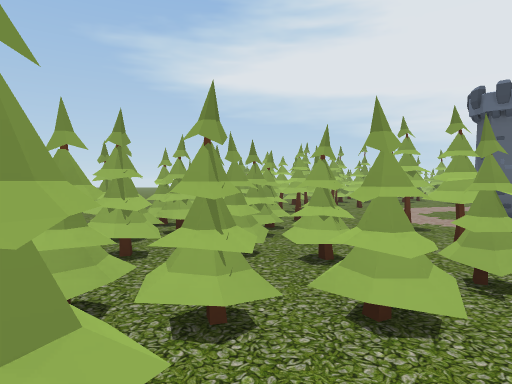
view 1 (above)

20 first-person views from a walk through a Unity game level. The camera is 1.5 m above the floor, tilts 2° down and sees 75° across. The floor is counted in squares, 2 m on a side. Each view is taken from the middle of a square. On the plan, view 1 faces up. The plan holds only what a view shows up to about 11 squares ahead; the rest is blank. The place goes on beyond the plan. Some animated figures are not drawn.

view 2
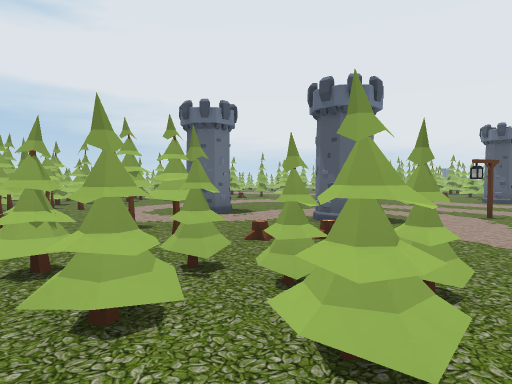

view 3
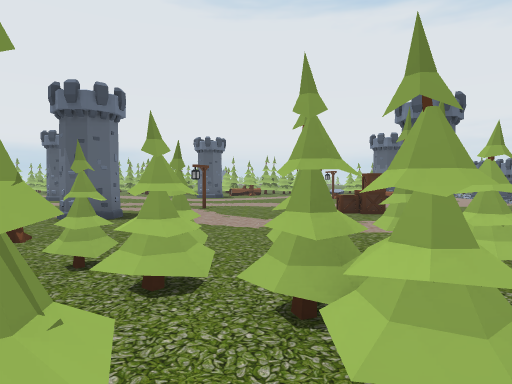

view 4
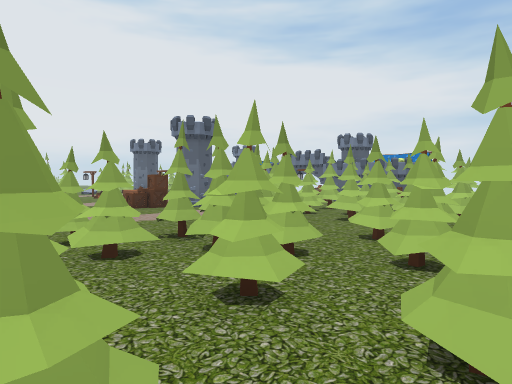

view 5
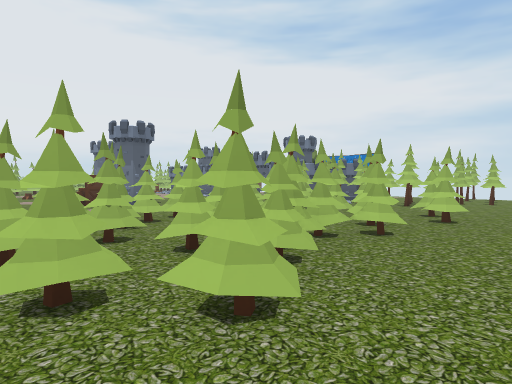

view 6
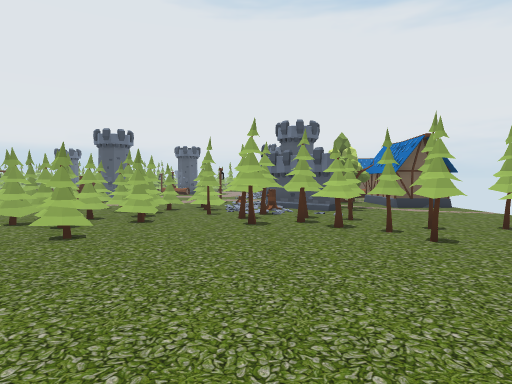

view 7
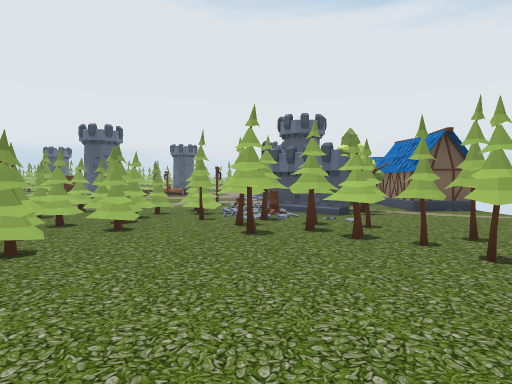

view 8
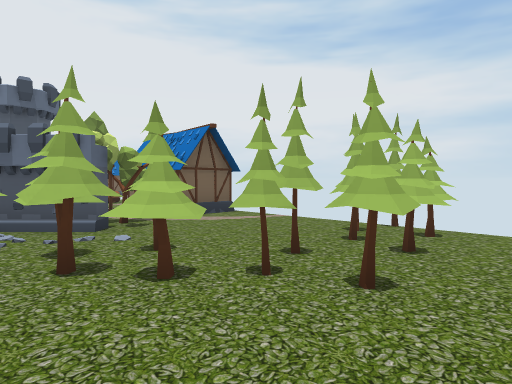

view 9
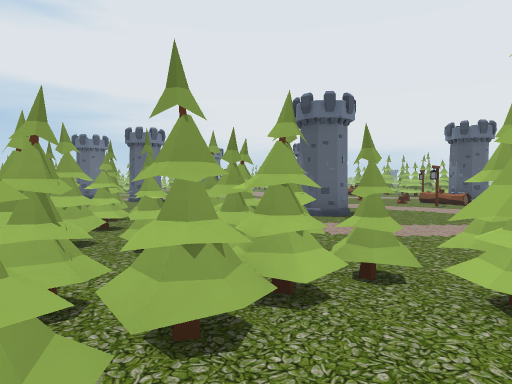

view 10
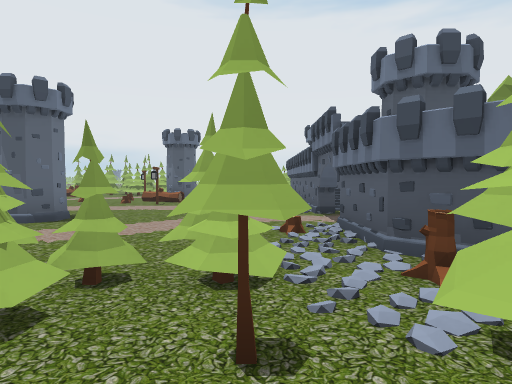

view 11
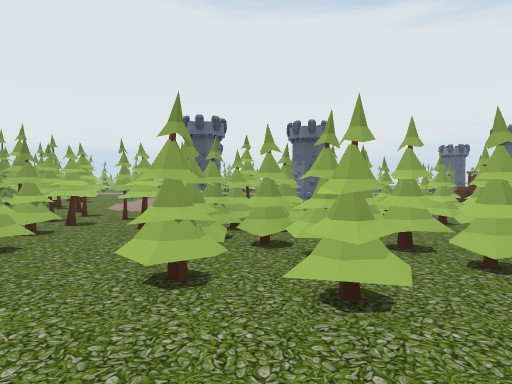

view 12
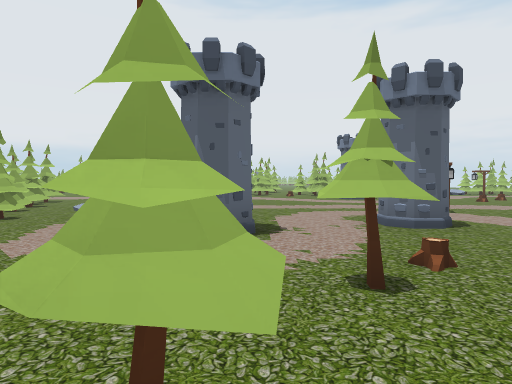

view 13
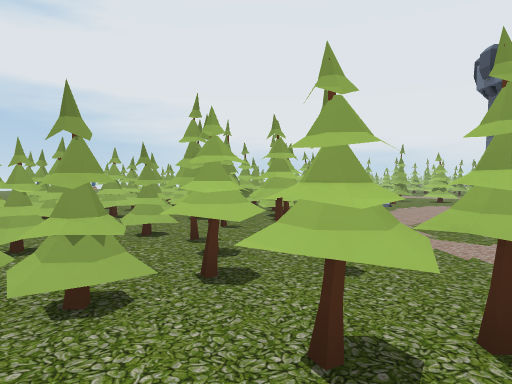

view 14
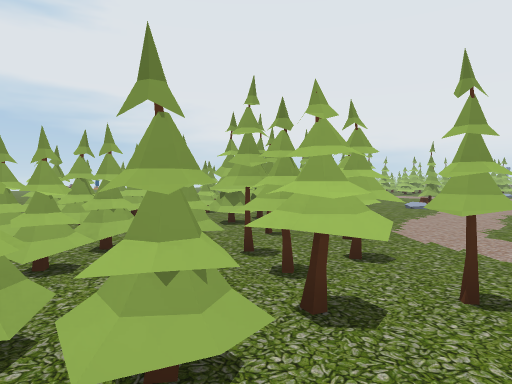

view 15
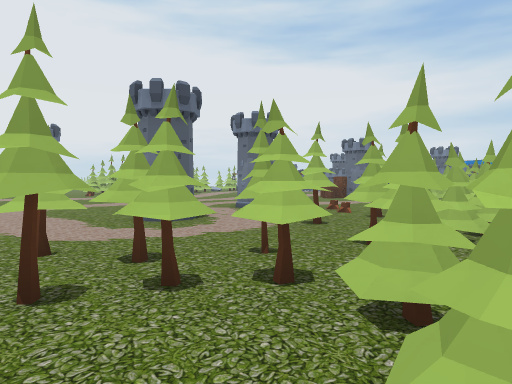

view 16
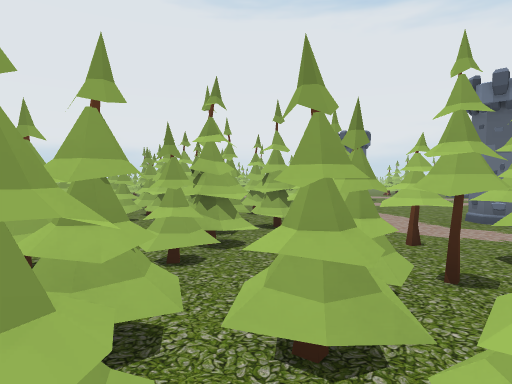

view 17
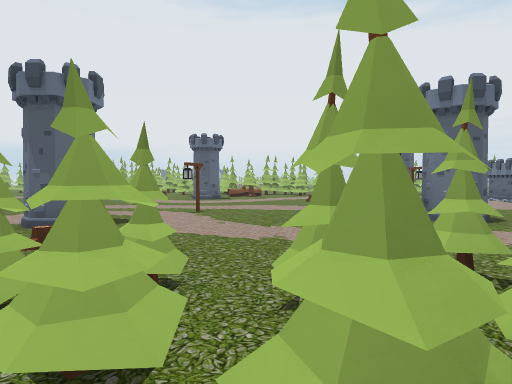

view 18
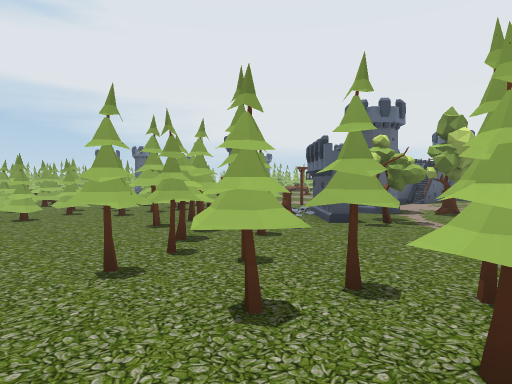

view 19
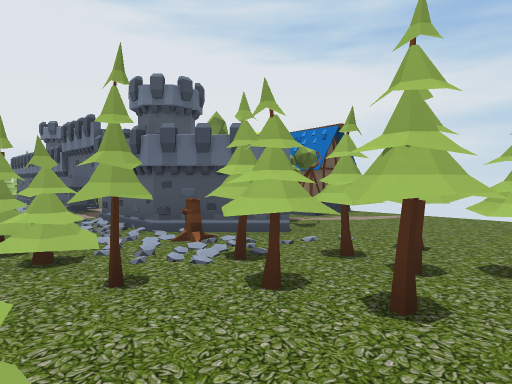

view 20
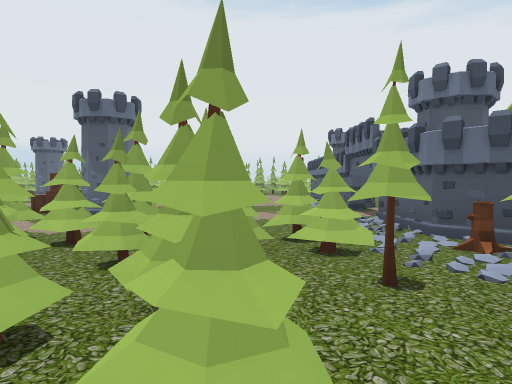

### Floor plan
Key: @ floor where view 1 was taken; # wall or solid block; x gap in a wall; . floor; / step, stairs or slope; = window, fence, low wall or low ledge; ^ raised ledge; v drop or lower ground; T thing the floor can be seen under or through; O other object.
Columns run from 6 left of view 1 to 14 right of it. Each row starts with its distance up from view 1.
 12       #  #### ^#.
 11      .## ##.#....
 10      .####^......
  9      ##^#^.......
  8      =#^........
  7   ....^....O....
  6   ..#..^...O......
  5  ....##=x.........
  4   .##=##..........
  3    .#####/..O.......
  2     .##=#.....O.....O
  1   ....//=.........
  0   ..#.@//.........
 -1   ..###=..........
 -2   ..###=/#...O ...
 -3   ..#####....O ..
 -4    ..#####........O
 -5    ...=#=#......O.O
 -6    .#x###/.......
 -7   ....###/.......
 -8  ......###..O....
 -9 ......###O O.=  v
-10  .....^^ O..O///
-11   ..TTT T.......
-12    ..T...O.OO.
-13    .#TT..OOO
-14    ..T ..OOO

Positions as (right, up) in squares from view 1, and headings:
1: (0, 0), facing up
2: (0, 0), facing up-right
3: (-1, 0), facing right
4: (-2, 2), facing down-right
5: (-4, 1), facing down-right
6: (-6, -9), facing right
7: (-5, -9), facing right
8: (-3, -9), facing down-right
9: (0, -8), facing up-right
10: (0, -8), facing right
11: (-5, 5), facing right
12: (0, 6), facing right
13: (-1, 6), facing up-right
14: (-1, 7), facing up-right
15: (-1, 10), facing down-right
16: (-1, 11), facing right
17: (0, 0), facing right
18: (-3, -14), facing up-right
19: (-1, -7), facing down-right
20: (-1, -7), facing right
